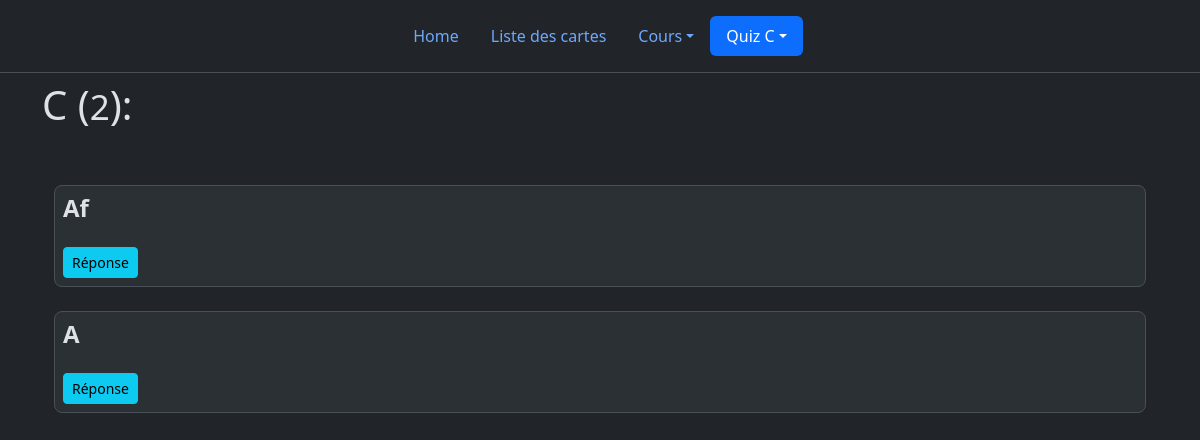
The page /quiz/C on the database as committed earlier.
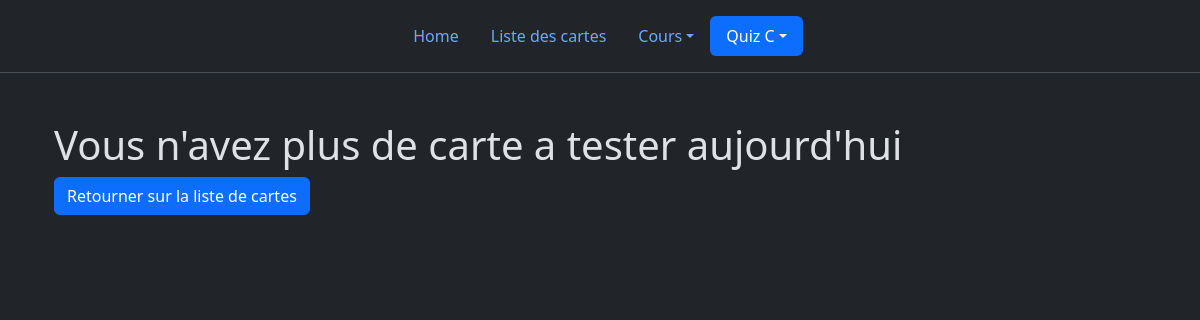
The same page on the database as committed later.
### app.py (models this page shows, shortened)
class Cards(db.Model):
	id = db.Column(db.Integer, primary_key=True)
	course = db.Column(db.String(50), nullable=False)
	question = db.Column(db.Text, nullable=False)
	answer = db.Column(db.Text, nullable=False)
	date_created = db.Column(db.DateTime, nullable=False, default=datetime.now)
	interval = db.Column(db.Integer, nullable=False, default=1)
	date_rev = db.Column(db.DateTime, nullable=False, default=datetime.now)
	last_rev = db.Column(db.DateTime, nullable=False, default=datetime.now)

### app.py (the view)
@app.route("/quiz/<course>", methods=["GET", "POST"])
def quizcourse(course):
	tomorrow = datetime.now().date() + timedelta(days=1)
	all_cards = Cards.query.filter(tomorrow > Cards.date_rev).filter(Cards.course == course).order_by(Cards.date_rev.asc()).all()
	return custom_render_template("quizcourse.html", cards=all_cards, current=course)

### app.py (called while the page is built)
def custom_render_template(template_name_or_list, **kwargs):
    common_variables = {
        'courselist': Cards.query.with_entities(Cards.course),
        'hour': datetime.now().replace(hour=19, minute=0, second=0),
        'now': datetime.now(),
        'today': datetime.now().date(),
        'tomorrow': datetime.now().date() + timedelta(days=1)
    }
    kwargs.update(common_variables)
    return render_template(template_name_or_list, **kwargs)

### templates/quizcourse.html (shortened to what this page needs)
{% extends 'base.html' %}
{% set active_page = "Quiz" %}
{% block body %}
{% if cards %}
<div class="row mt-2">
		<div class="col-10">
		    <h1>{{ current }} (<small>{{ cards|list|count}}</small>):</h1>
		</div>
		</div>
<div class="container my-5">
    {% for card in cards %}
    	 {% if card.date_rev.date() <= today %}
    	 {% if card.course == current %}
     	<div class="bg-body-tertiary border rounded-3 p-2">
	        <h4 class="fw-bold mb-0">{{ card['question'] }}</h4>
			  <span>
			  <br>
			  <a class="btn btn-info btn-sm" id ="buttonans{{ card['id'] }}" onclick="actionQR('{{ card['id'] }}');this.style.display = 'none'">Réponse</a>
			  <a class="btn btn-danger btn-sm" style="display:none" id="fail{{ card['id'] }}" href="/quiz/{{ current }}/fail/{{ card['id'] }}">Fail</a></span>
			  </div>
			  <br>
			  {% endif %}
			  {% endif %}
{% endfor %}
{% else %}
<div class="container my-5">
<h1> Vous n'avez plus de carte a tester aujourd'hui </h1>
<a class="btn btn-primary" href="{% if current %}/cours/{{current}}{% else %}/carte{% endif %}" role="button">Retourner sur la liste de cartes</a>
{% endif %}
</div>
{% endblock %}

Rows that differ between the two databases and show on the page:
no longer on this page (row edited): Cards: question "Af"
no longer on this page (row edited): Cards: question "A"
Other text that changed with them:
{{ current }}: "C" → (not shown)
{{ cards|list|count }}: "2" → (not shown)
text now shown: "Vous n'avez plus de carte a tester aujourd'hui Retourner sur la liste de cartes"
